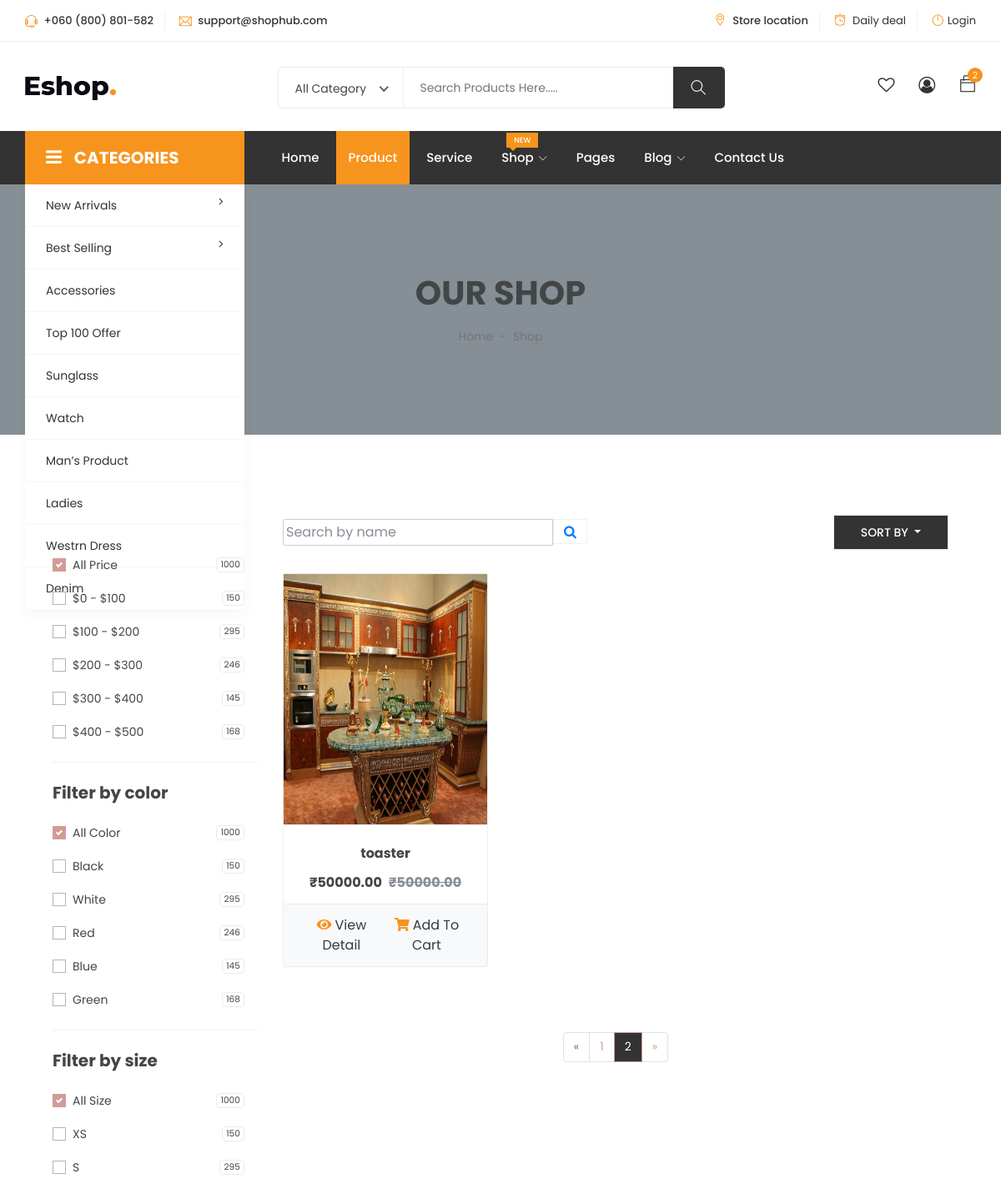
The app's page /shops/?page=2 (upper part), older data.
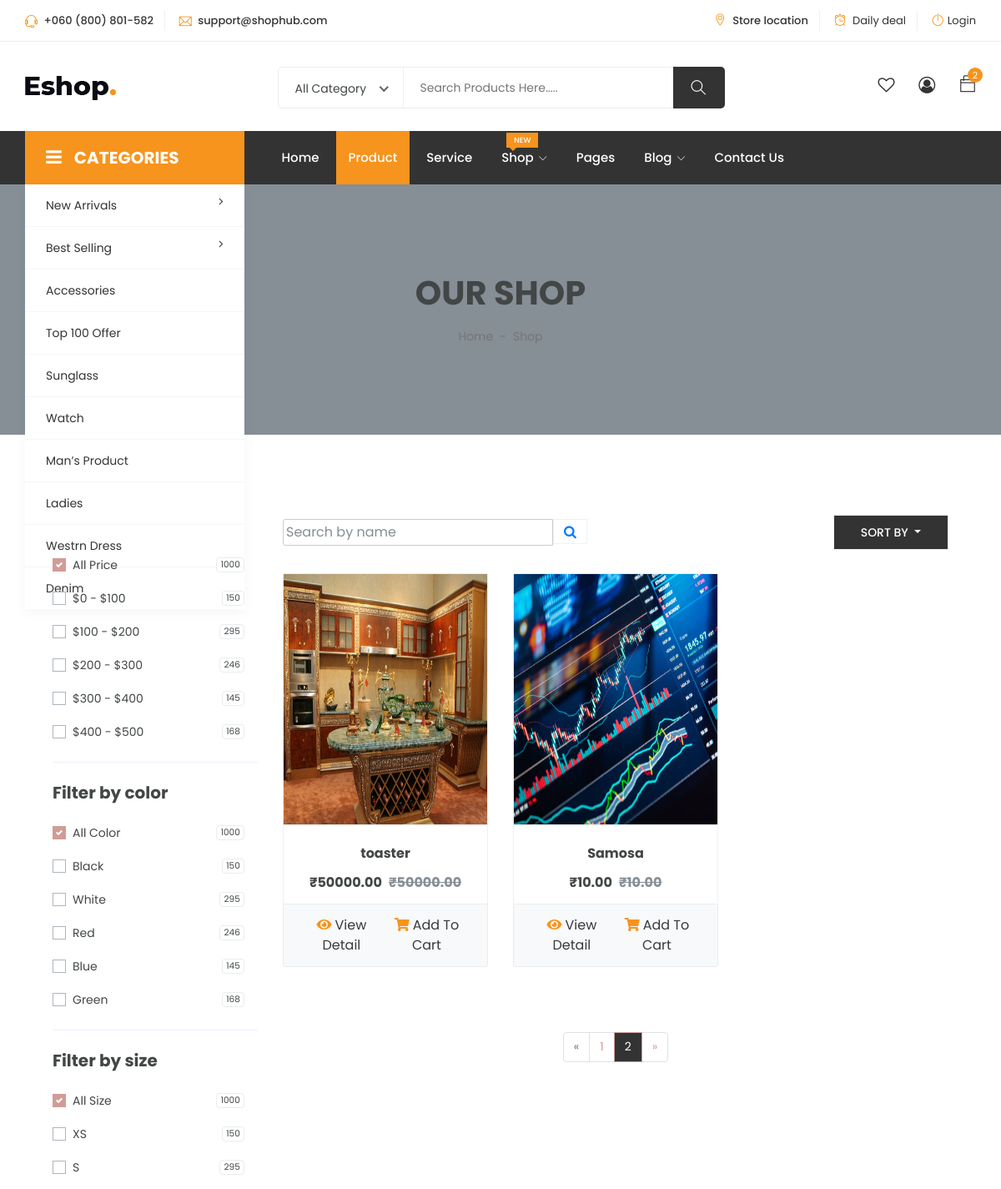
The same page, newer data.
### OmniApp/models.py (models this page shows, shortened)
class Product(models.Model):
    product_id = models.UUIDField(
        primary_key=True, default=uuid.uuid4, editable=False, unique=True
    )
    product_name = models.CharField(max_length=255)
    manufacturer_id = models.ForeignKey(
        Customer, on_delete=models.CASCADE, related_name="products"
    )
    quantity = models.PositiveIntegerField()
    product_image = models.ImageField(
        upload_to="product_images/", null=True, blank=True
    )
    unit_weight = models.FloatField()
    product_description = models.TextField()
    unit_price = models.DecimalField(max_digits=10, decimal_places=2)
    product_short_description = models.TextField(default=" ")

### OmniApp/views.py (the view)
# urls.py: path("shops/", shops, name="shops"),
def shops(request):
    products = Product.objects.all()
    user_authenticated, types = authentication_login(request)
    page = request.GET.get("page", 1)
    paginator = Paginator(products, 9)  # Show 9 products per page
    try:
        product_pages = paginator.page(page)
    except PageNotAnInteger:
        product_pages = paginator.page(1)
    except EmptyPage:
        product_pages = paginator.page(paginator.num_pages)
    context = {
        "products": product_pages,
        "user_authenticated": user_authenticated,
        "type": types,
        "current_page": int(page),
        "product_pages": range(1, product_pages.paginator.num_pages + 1),
        "current_page_url": request.path,
    }
    return render(request, "OmniCart/product/shops.html", context)

### OmniApp/views.py (called while the page is built)
def authentication_login(request):
    customer_session = request.session.get("customer")
    if customer_session:
        customer_id = customer_session.get("id")
        try:
            customer = Customer.objects.get(id=customer_id)
            user_authenticated = True
        except Customer.DoesNotExist:
            user_authenticated = False
            customer = None
    else:
        user_authenticated = False
        customer = None
    types = customer.user_type if customer else None
    return user_authenticated, types

### templates/OmniCart/product/shops.html (shortened to what the changed rows need)
{% extends 'base.html' %}
{% load static %}
{% block content %}
<div class="container-fluid bg-secondary mb-5">
    <div class="d-flex flex-column align-items-center justify-content-center" style="min-height: 300px">
        <h1 class="font-weight-semi-bold text-uppercase mb-3">Our Shop</h1>
    </div>
</div>
<div class="container-fluid pt-5">
    <div class="row px-xl-5">
        <div class="col-lg-9 col-md-12">
            <div class="row pb-3">
                {% for product in products %}
                <div class="col-lg-4 col-md-6 col-sm-12 pb-1">
                    <div class="card product-item border-0 mb-4">
                        <div class="card-header product-img position-relative overflow-hidden bg-transparent border p-0">
                            <img class="img-fluid w-100" src="{{ product.product_image.url }}" style="height: 300px;" alt="">
                        </div>
                        <div class="card-body border-left border-right text-center p-0 pt-4 pb-3">
                            <h6 class="text-truncate mb-3">{{ product.product_name }}</h6>
                            <div class="d-flex justify-content-center">
                                <h6>₹{{ product.unit_price }}</h6><h6 class="text-muted ml-2"><del>₹{{ product.unit_price }}</del></h6>
                            </div>
                        </div>
                        <div class="card-footer d-flex justify-content-between bg-light border">
                            <a href="{% url 'product_detail' product_id=product.product_id %}" class="btnss btn-sm text-dark p-0"><i class="fas fa-eye mr-1" style="color: #F7941D;"></i>View Detail</a>
                            <a href="{% url 'add_to_cart' product_id=product.product_id %}" class="btnss btn-sm text-dark p-0"><i class="fas fa-shopping-cart mr-1" style="color: #F7941D;"></i>Add To Cart</a>
                        </div>
                    </div>
                </div>
                {% endfor %}
                <div class="col-12 pb-1">
                    <nav aria-label="Page navigation">
                        <ul class="pagination justify-content-center mb-3">
                          {% for page_num in product_pages %}
                            <li class="page-item{% if page_num == current_page %} active{% endif %}">
                                <a class="page-link" href="?page={{ page_num }}">{{ page_num }}</a>
                            </li>
                            {% endfor %}
                        </ul>
                      </nav>
                </div>
            </div>
        </div>
    </div>
</div>
{% endblock content %}

Row changes from the older to the newer data that the page shows:
added Product: product_image (picture), product_name "Samosa", unit_price "10.00"
